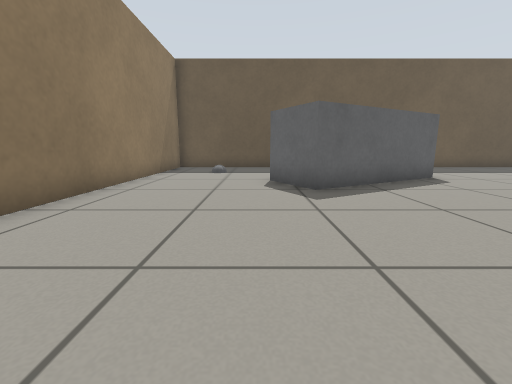
[1] (above)

16 first-person views from a walk through a Gazebo world. The camera is 0.5 m above the floor, tilts 10° down and sees 90° across. The floor is counted in squares, 0.5 m on a side. Each view is taken from the middle of a square. On the plan, view 1 faces up. The plan holds only what a view shows up to about 11 squares ahead; the rest is blank.

[2]
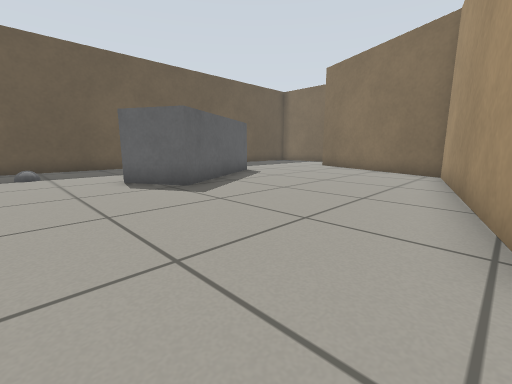

[3]
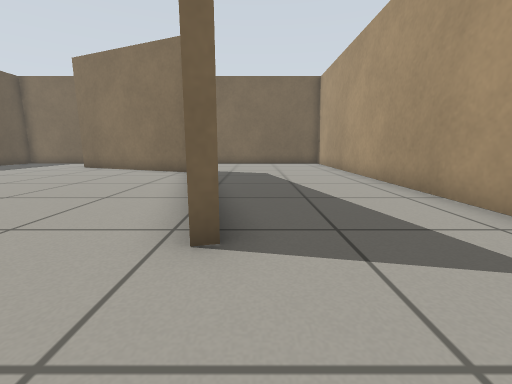

[4]
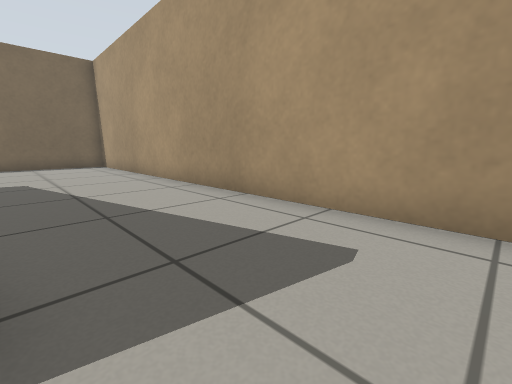

[5]
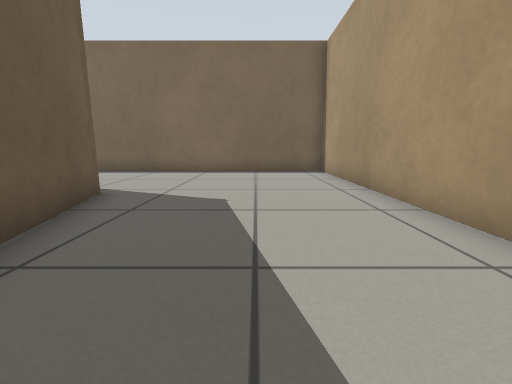

[6]
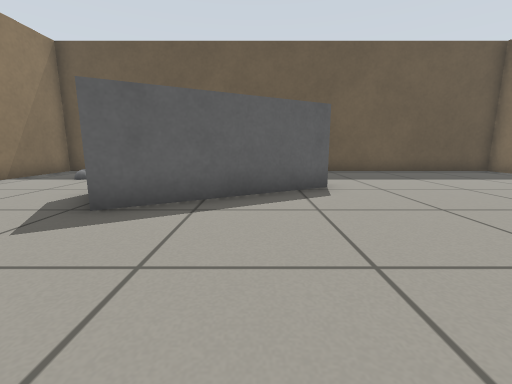

[7]
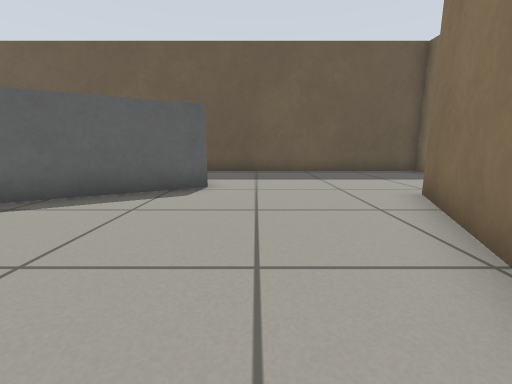

[8]
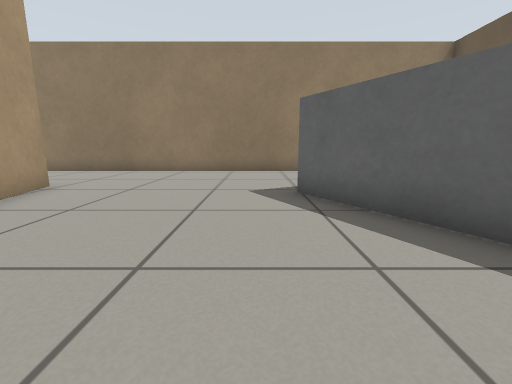

[9]
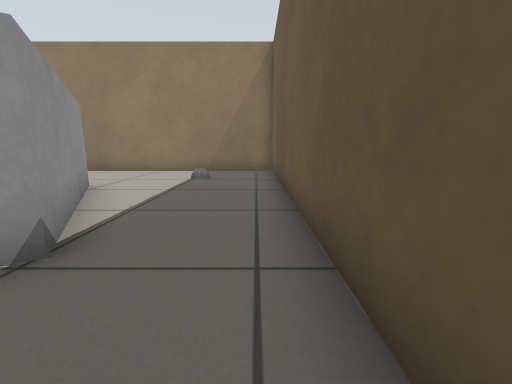

[10]
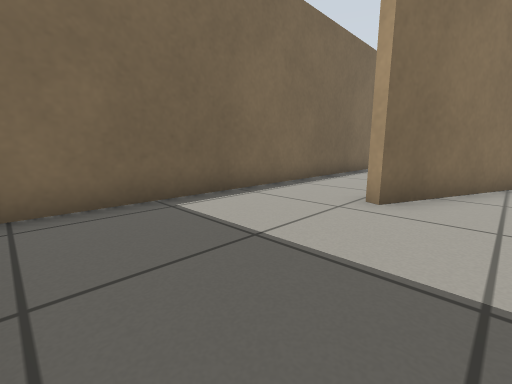

[11]
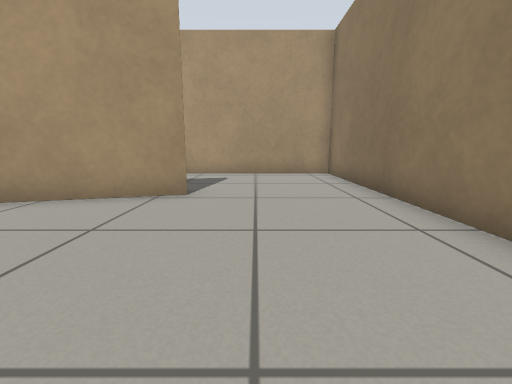

[12]
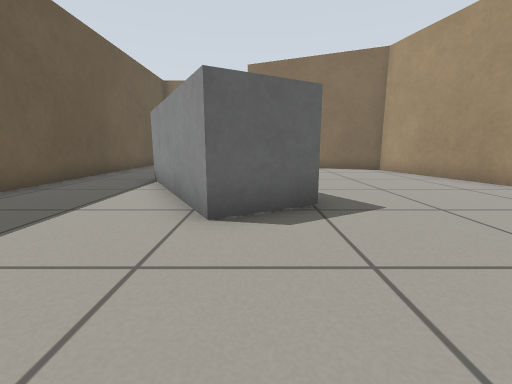

[13]
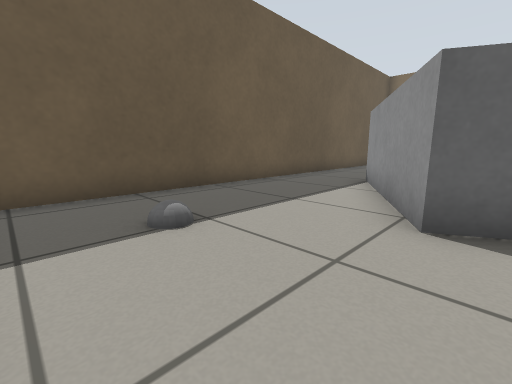

[14]
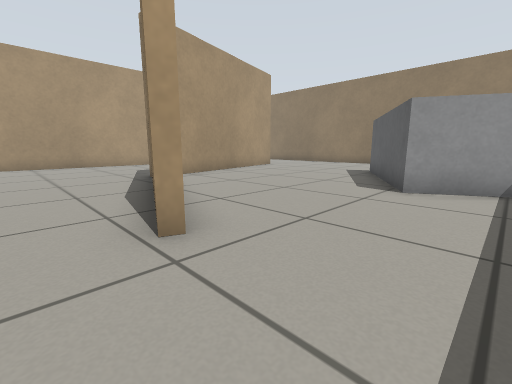

[15]
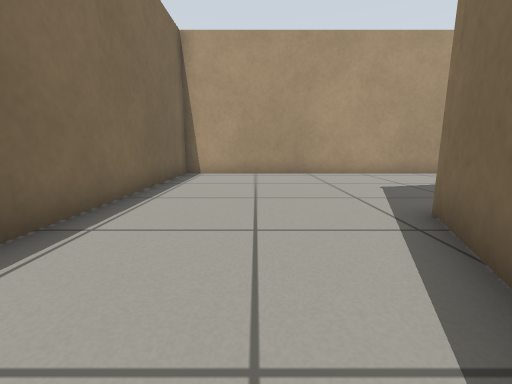

[16]
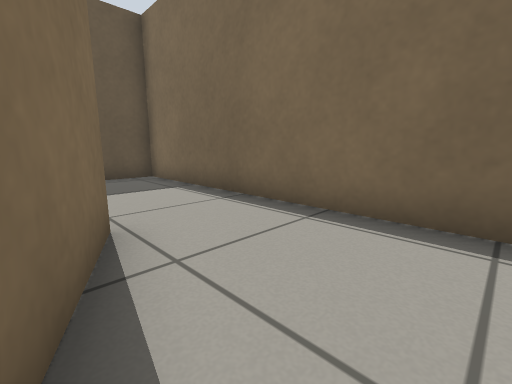

### Floor plan
Key: @ floor where view 1 was taken; # wall or solid block; . floor; B grey ball; G grey box.
Columns run from 4 left of view 1 to 14 right of it. Each row starts with its distance up from view 1.
 13 ###################
 12 #.................#
 11 #.................#
 10 #..B.....G........#
  9 #......GGG........#
  8 #....GG GGG.......#
  7 #....GGG......#...#
  6 #.....G.......#...#
  5 #............##...#
  4 #............#....#
  3 #............#....#
  2 #...........##....#
  1 #.......#####.....#
  0 #...@####.........#
 -1 #.................#
 -2 #.................#
 -3 #.................#
 -4 #.................#
 -5 ###################

Positions as (right, up) in squares from view 1, and headings:
1: (0, 0), facing up
2: (-2, 0), facing up-right
3: (-2, -1), facing right
4: (-1, -1), facing down-right
5: (3, -2), facing right
6: (4, 2), facing up
7: (7, 2), facing up
8: (7, 5), facing left
9: (7, 12), facing left
10: (9, 12), facing down-right
11: (-1, 5), facing down
12: (-3, 7), facing right
13: (-3, 7), facing up-right
14: (12, 10), facing down-left
15: (11, 5), facing down
16: (10, 4), facing up-right
